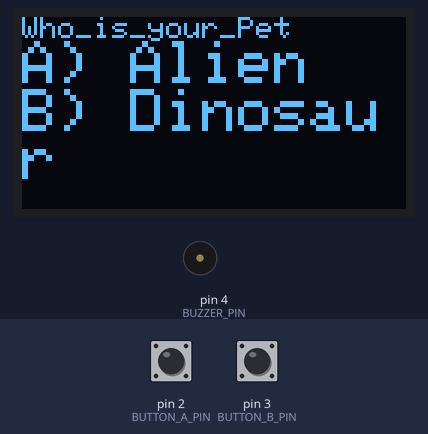
Bench run of a sketch on a simulated Arduino Uno, built with avr-gcc and run on an emulated ATmega328P. On the bench: 128×64 one-colour display, buzzer (waves = sounding). The inputs (shaded band) are chosen by the test bench; at power-on: pin 2 (BUTTON_A_PIN) HIGH, pin 3 (BUTTON_B_PIN) HIGH. The display library's start-up logo is not drawn.

Above: at 3.2 s.
3.3 s: pin 2 (BUTTON_A_PIN) pulled LOW for 0.15 s
At 4.2 s:
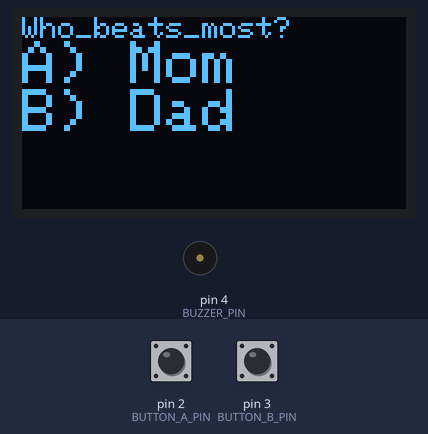
5.3 s: pin 3 (BUTTON_B_PIN) pulled LOW for 3.2 s
At 9.5 s:
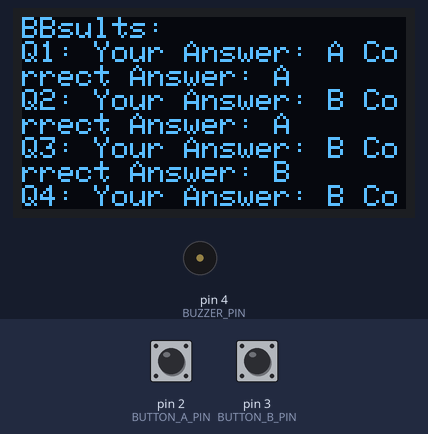
10.0 s: pin 3 (BUTTON_B_PIN) pulled LOW for 0.15 s
At 10.9 s:
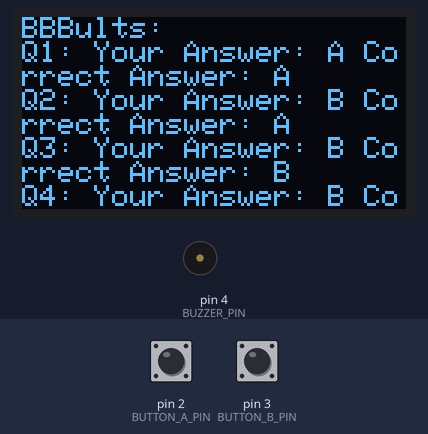
12.1 s: pin 2 (BUTTON_A_PIN) pulled LOW for 3.2 s
At 16.5 s:
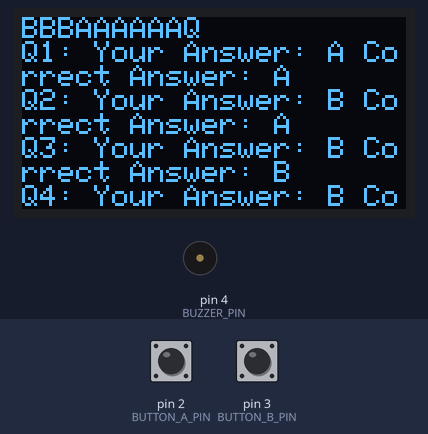
16.8 s: pin 2 (BUTTON_A_PIN) pulled LOW for 1 s
At 19.1 s:
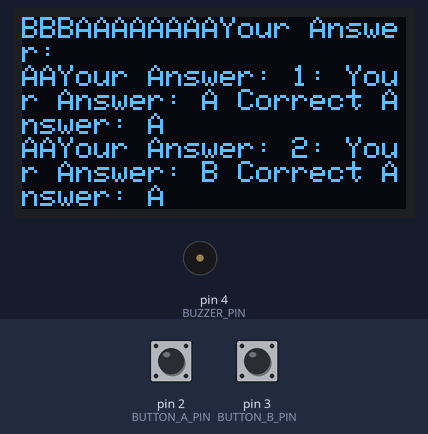
19.4 s: pin 3 (BUTTON_B_PIN) pulled LOW for 1 s
At 21.7 s:
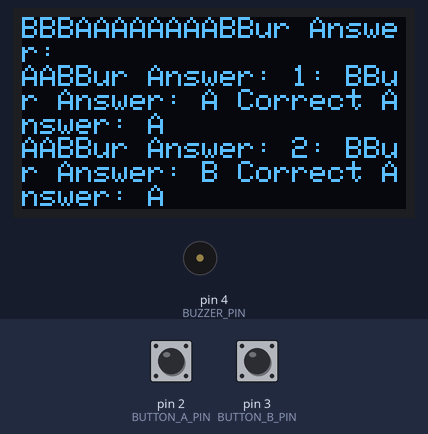
Timing chart, 0 to 23.0 s (numbered marks = the images above; inputs shaded):
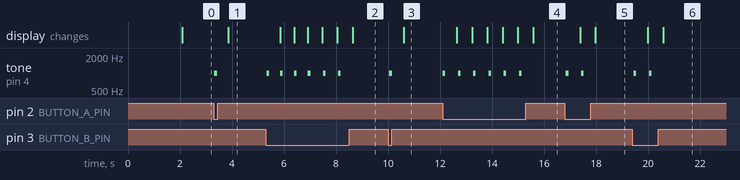

The sketch:

questions.ino
```cpp
// Fun with science : youtube.com/channel/UCmXGznHZIeKiN7nSMAtD2Cw/
#include <Wire.h>
#include <Adafruit_GFX.h>
#include <Adafruit_SSD1306.h>

#define SCREEN_WIDTH 128
#define SCREEN_HEIGHT 64
#define OLED_RESET    -1
Adafruit_SSD1306 display(SCREEN_WIDTH, SCREEN_HEIGHT, &Wire, OLED_RESET);

#define BUTTON_A_PIN 2 // Change these pins according to your setup
#define BUTTON_B_PIN 3 // Change these pins according to your setup
#define BUZZER_PIN 4   // Change this pin according to your setup

int questionNumber = 0;
char userAnswers[5] = {' ', ' ', ' ', ' ', ' '}; // Store the user's answers
char correctAnswers[5] = {'A', 'A', 'B', 'B', 'A'}; // Define correct answers

void setup() {
  pinMode(BUTTON_A_PIN, INPUT_PULLUP);
  pinMode(BUTTON_B_PIN, INPUT_PULLUP);
  pinMode(BUZZER_PIN, OUTPUT);

  // initialize OLED display
  if(!display.begin(SSD1306_SWITCHCAPVCC, 0x3C)) { // Address 0x3C for 128x64
    Serial.println(F("SSD1306 allocation failed"));
    for(;;);
  }

  display.display(); // Display logo screen
  delay(2000); // Delay for 2 seconds
  display.clearDisplay(); // Clear the buffer
}

void loop() {
  // Display questions and options
  switch(questionNumber) {
    case 0:
      displayQuestion("Who_is_your_Pet", "A) Alien", "B) Dinosaur");
      break;
    case 1:
      displayQuestion("Who_beats_most?", "A) Mom", "B) Dad");
      break;
    case 2:
      displayQuestion("Akkal_bari_ya_bhas", "A) Akkal", "B) bhas");
      break;
    case 3:
      displayQuestion("Object_you_get_Beat?", "A) chappal;", "B) Belan");
      break;
    case 4:
      displayQuestion("who_you_love", "A) family", "B) family");
      break;
    default:
      displayResults();
      break;
  }

  // Check button presses
  if (digitalRead(BUTTON_A_PIN) == LOW) {
    userAnswers[questionNumber] = 'A';
    questionNumber++;
    activateBuzzer();
    delay(500); // Debouncing delay
  }

  if (digitalRead(BUTTON_B_PIN) == LOW) {
    userAnswers[questionNumber] = 'B';
    questionNumber++;
    activateBuzzer();
    delay(500); // Debouncing delay
  }

  // End of questions, display results
  if (questionNumber >= 5) {
    displayResults();
  }
}

void displayQuestion(String title, String optionA, String optionB) {
  display.clearDisplay();
  display.setTextSize(1);
  display.setTextColor(SSD1306_WHITE);
  display.setCursor(0, 0);
  display.println(title);
  display.setTextSize(2);
  display.println(optionA);
  display.println(optionB);
  display.display();
}

void displayResults() {
  display.clearDisplay();
  display.setTextSize(1);
  display.setTextColor(SSD1306_WHITE);
  display.setCursor(0, 0);
  display.println("Results:");
  for (int i = 0; i < 5; i++) {
    display.print("Q");
    display.print(i + 1);
    display.print(": ");
    display.print("Your Answer: ");
    display.print(userAnswers[i]);
    display.print(" Correct Answer: ");
    display.println(correctAnswers[i]);
  }
  display.display();
}

void activateBuzzer() {
  tone(BUZZER_PIN, 1000, 100); // Activate buzzer for 100 milliseconds
}
```

Measured:
- after the input at 3.3 s, tone on pin 4 (BUZZER_PIN): silent → 1000 Hz at once, → silent 0.10 s later; the display: changes after 0.56 s (image 1)
- after the input at 5.3 s, tone on pin 4 (BUZZER_PIN): alternates 1000 Hz for 0.10 s and silent for 0.43 s, 12 changes in all, then stays silent, starting at once; the display: first changes after 0.56 s (image 2 shows a later state)
- after the input at 10.0 s, tone on pin 4 (BUZZER_PIN): silent → 1000 Hz after 0.06 s, → silent 0.10 s later; the display: changes after 0.60 s (image 3)
- after the input at 12.1 s, tone on pin 4 (BUZZER_PIN): alternates 1000 Hz for 0.10 s and silent for 0.49 s, 12 changes in all, then stays silent, starting at once; the display: first changes after 0.55 s (image 4 shows a later state)
- after the input at 16.8 s, tone on pin 4 (BUZZER_PIN): alternates 1000 Hz for 0.10 s and silent for 0.49 s, 4 changes in all, then stays silent, starting at once; the display: first changes after 0.59 s (image 5 shows a later state)
- after the input at 19.4 s, tone on pin 4 (BUZZER_PIN): alternates 1000 Hz for 0.10 s and silent for 0.49 s, 4 changes in all, then stays silent, starting after 0.05 s; the display: first changes after 0.60 s (image 6 shows a later state)
